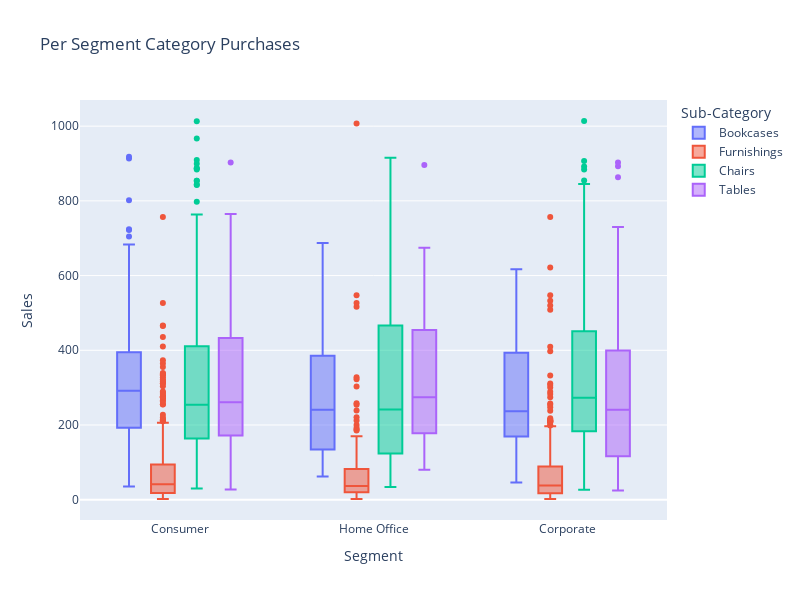

Notebook source saved alongside this figure:
### Code cell
scatter_plot = px.box(salesdf2, x='Segment', y='Sales', color='Sub-Category', title='Per Segment Category Purchases')
scatter_plot.update_layout(
    width=800,  
    height=600  
)
scatter_plot.show()

### Figure 1 — Plotly figure (JSON) as saved in the notebook; plotly's stock layout.template omitted (floating-point values rounded to 4 significant figures; data arrays with more than 128 entries replaced by an {"elided": "..."} marker saying what was removed)
{"data": [{"alignmentgroup": "True", "hovertemplate": "Sub-Category=Bookcases<br>Segment=%{x}<br>Sales=%{y}<extra></extra>", "legendgroup": "Bookcases", "marker": {"color": "#636efa"}, "name": "Bookcases", "notched": false, "offsetgroup": "Bookcases", "orientation": "v", "showlegend": true, "type": "box", "x": {"elided": "160 str values"}, "x0": " ", "xaxis": "x", "y": {"elided": "160 float values"}, "y0": " ", "yaxis": "y"}, {"alignmentgroup": "True", "hovertemplate": "Sub-Category=Furnishings<br>Segment=%{x}<br>Sales=%{y}<extra></extra>", "legendgroup": "Furnishings", "marker": {"color": "#EF553B"}, "name": "Furnishings", "notched": false, "offsetgroup": "Furnishings", "orientation": "v", "showlegend": true, "type": "box", "x": {"elided": "910 str values"}, "x0": " ", "xaxis": "x", "y": {"elided": "910 float values"}, "y0": " ", "yaxis": "y"}, {"alignmentgroup": "True", "hovertemplate": "Sub-Category=Chairs<br>Segment=%{x}<br>Sales=%{y}<extra></extra>", "legendgroup": "Chairs", "marker": {"color": "#00cc96"}, "name": "Chairs", "notched": false, "offsetgroup": "Chairs", "orientation": "v", "showlegend": true, "type": "box", "x": {"elided": "466 str values"}, "x0": " ", "xaxis": "x", "y": {"elided": "466 float values"}, "y0": " ", "yaxis": "y"}, {"alignmentgroup": "True", "hovertemplate": "Sub-Category=Tables<br>Segment=%{x}<br>Sales=%{y}<extra></extra>", "legendgroup": "Tables", "marker": {"color": "#ab63fa"}, "name": "Tables", "notched": false, "offsetgroup": "Tables", "orientation": "v", "showlegend": true, "type": "box", "x": {"elided": "145 str values"}, "x0": " ", "xaxis": "x", "y": {"elided": "145 float values"}, "y0": " ", "yaxis": "y"}], "layout": {"boxmode": "group", "height": 600, "legend": {"title": {"text": "Sub-Category"}, "tracegroupgap": 0}, "title": {"text": "Per Segment Category Purchases"}, "width": 800, "xaxis": {"anchor": "y", "domain": [0, 1], "title": {"text": "Segment"}}, "yaxis": {"anchor": "x", "domain": [0, 1], "title": {"text": "Sales"}}}}
